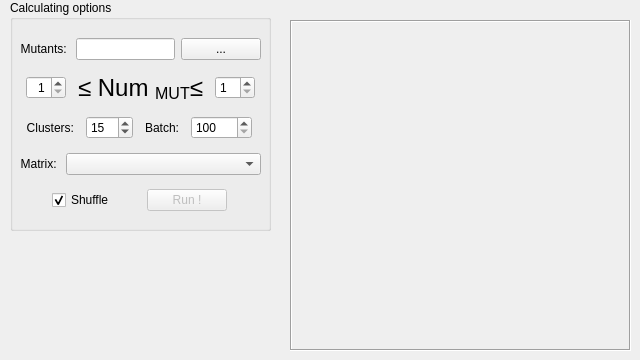
    <widget class="QWidget" name="tab_cluster">
     <property name="statusTip">
      <string>Cluster mutagenesis space.</string>
     </property>
     <attribute name="title">
      <string>Cluster</string>
     </attribute>
     <widget class="QStackedWidget" name="stackedWidget">
      <property name="geometry">
       <rect>
        <x>290</x>
        <y>20</y>
        <width>341</width>
        <height>331</height>
       </rect>
      </property>
      <property name="frameShape">
       <enum>QFrame::Box</enum>
      </property>
      <property name="frameShadow">
       <enum>QFrame::Sunken</enum>
      </property>
      <property name="lineWidth">
       <number>1</number>
      </property>
      <property name="currentIndex">
       <number>1</number>
      </property>
      <widget class="QWidget" name="page"/>
      <widget class="QWidget" name="page_2"/>
     </widget>
     <widget class="QGroupBox" name="groupBox_14">
      <property name="geometry">
       <rect>
        <x>10</x>
        <y>0</y>
        <width>261</width>
        <height>231</height>
       </rect>
      </property>
      <property name="title">
       <string>Calculating options</string>
      </property>
      <widget class="QWidget" name="verticalLayoutWidget_3">
       <property name="geometry">
        <rect>
         <x>10</x>
         <y>30</y>
         <width>241</width>
         <height>191</height>
        </rect>
       </property>
       <layout class="QVBoxLayout" name="verticalLayout_5">
        <property name="spacing">
         <number>-1</number>
        </property>
        <item>
         <layout class="QHBoxLayout" name="horizontalLayout_39">
          <item>
           <widget class="QLabel" name="label_input_mut_table">
            <property name="text">
             <string>Mutants: </string>
            </property>
            <property name="alignment">
             <set>Qt::AlignRight|Qt::AlignTrailing|Qt::AlignVCenter</set>
            </property>
           </widget>
          </item>
          <item>
           <widget class="QLineEdit" name="lineEdit_input_mut_table">
            <property name="statusTip">
             <string>Input mutant table [*.mut.txt] path</string>
            </property>
            <property name="text">
             <string/>
            </property>
           </widget>
          </item>
          <item>
           <widget class="QPushButton" name="pushButton_open_mut_table_2">
            <property name="text">
             <string>...</string>
            </property>
           </widget>
          </item>
         </layout>
        </item>
        <item>
         <layout class="QHBoxLayout" name="horizontalLayout_40">
          <item>
           <widget class="QSpinBox" name="spinBox_num_mut_minimun">
            <property name="sizePolicy">
             <sizepolicy hsizetype="Fixed" vsizetype="Fixed">
              <horstretch>0</horstretch>
              <verstretch>0</verstretch>
             </sizepolicy>
            </property>
            <property name="maximumSize">
             <size>
              <width>40</width>
              <height>16777215</height>
             </size>
            </property>
            <property name="statusTip">
             <string>MInimun number of mutations for each variant.</string>
            </property>
            <property name="alignment">
             <set>Qt::AlignRight|Qt::AlignTrailing|Qt::AlignVCenter</set>
            </property>
            <property name="minimum">
             <number>1</number>
            </property>
            <property name="maximum">
             <number>3</number>
            </property>
           </widget>
          </item>
          <item>
           <widget class="QLabel" name="label_28">
            <property name="sizePolicy">
             <sizepolicy hsizetype="Maximum" vsizetype="Preferred">
              <horstretch>0</horstretch>
              <verstretch>0</verstretch>
             </sizepolicy>
            </property>
            <property name="layoutDirection">
             <enum>Qt::LeftToRight</enum>
            </property>
            <property name="text">
             <string>&lt;html&gt;&lt;head/&gt;&lt;body&gt;&lt;p&gt;&lt;span style=&quot; font-size:18pt;&quot;&gt;≤ Num &lt;/span&gt;&lt;span style=&quot; font-size:18pt; vertical-align:sub;&quot;&gt;MUT&lt;/span&gt;&lt;span style=&quot; font-size:18pt; vertical-align:sub;&quot;/&gt;&lt;span style=&quot; font-size:18pt;&quot;&gt;≤&lt;/span&gt;&lt;/p&gt;&lt;/body&gt;&lt;/html&gt;</string>
            </property>
            <property name="alignment">
             <set>Qt::AlignCenter</set>
            </property>
           </widget>
          </item>
          <item>
           <widget class="QSpinBox" name="spinBox_num_mut_maximum">
            <property name="sizePolicy">
             <sizepolicy hsizetype="Fixed" vsizetype="Fixed">
              <horstretch>0</horstretch>
              <verstretch>0</verstretch>
             </sizepolicy>
            </property>
            <property name="maximumSize">
             <size>
              <width>40</width>
              <height>16777215</height>
             </size>
            </property>
            <property name="statusTip">
             <string>Maximum number of mutations for each variant.</string>
            </property>
            <property name="minimum">
             <number>1</number>
            </property>
            <property name="maximum">
             <number>3</number>
            </property>
           </widget>
          </item>
         </layout>
        </item>
        <item>
         <layout class="QHBoxLayout" name="horizontalLayout_41">
          <item>
           <widget class="QLabel" name="label_41">
            <property name="sizePolicy">
             <sizepolicy hsizetype="Maximum" vsizetype="Preferred">
              <horstretch>0</horstretch>
              <verstretch>0</verstretch>
             </sizepolicy>
            </property>
            <property name="layoutDirection">
             <enum>Qt::LeftToRight</enum>
            </property>
            <property name="text">
             <string>Clusters:</string>
            </property>
            <property name="alignment">
             <set>Qt::AlignRight|Qt::AlignTrailing|Qt::AlignVCenter</set>
            </property>
           </widget>
          </item>
          <item>
           <widget class="QSpinBox" name="spinBox_num_cluster">
            <property name="sizePolicy">
             <sizepolicy hsizetype="Fixed" vsizetype="Fixed">
              <horstretch>0</horstretch>
              <verstretch>0</verstretch>
             </sizepolicy>
            </property>
            <property name="statusTip">
             <string>Number of clusters to generate.</string>
            </property>
            <property name="minimum">
             <number>2</number>
            </property>
            <property name="maximum">
             <number>150</number>
            </property>
            <property name="value">
             <number>15</number>
            </property>
           </widget>
          </item>
          <item>
           <widget class="QLabel" name="label_40">
            <property name="sizePolicy">
             <sizepolicy hsizetype="Maximum" vsizetype="Preferred">
              <horstretch>0</horstretch>
              <verstretch>0</verstretch>
             </sizepolicy>
            </property>
            <property name="layoutDirection">
             <enum>Qt::LeftToRight</enum>
            </property>
            <property name="text">
             <string>Batch:</string>
            </property>
            <property name="alignment">
             <set>Qt::AlignRight|Qt::AlignTrailing|Qt::AlignVCenter</set>
            </property>
           </widget>
          </item>
          <item>
           <widget class="QSpinBox" name="spinBox_cluster_batchsize">
            <property name="sizePolicy">
             <sizepolicy hsizetype="Fixed" vsizetype="Fixed">
              <horstretch>0</horstretch>
              <verstretch>0</verstretch>
             </sizepolicy>
            </property>
            <property name="statusTip">
             <string>Batch number used in clustering.</string>
            </property>
            <property name="minimum">
             <number>100</number>
            </property>
            <property name="maximum">
             <number>10000</number>
            </property>
            <property name="singleStep">
             <number>100</number>
            </property>
            <property name="value">
             <number>100</number>
            </property>
           </widget>
          </item>
         </layout>
        </item>
        <item>
         <layout class="QHBoxLayout" name="horizontalLayout_38">
          <item>
           <widget class="QLabel" name="label_30">
            <property name="sizePolicy">
             <sizepolicy hsizetype="Minimum" vsizetype="Preferred">
              <horstretch>0</horstretch>
              <verstretch>0</verstretch>
             </sizepolicy>
            </property>
            <property name="layoutDirection">
             <enum>Qt::LeftToRight</enum>
            </property>
            <property name="text">
             <string>Matrix: </string>
            </property>
            <property name="alignment">
             <set>Qt::AlignRight|Qt::AlignTrailing|Qt::AlignVCenter</set>
            </property>
           </widget>
          </item>
          <item>
           <widget class="QComboBox" name="comboBox_cluster_matrix">
            <property name="sizePolicy">
             <sizepolicy hsizetype="MinimumExpanding" vsizetype="Fixed">
              <horstretch>0</horstretch>
              <verstretch>0</verstretch>
             </sizepolicy>
            </property>
            <property name="maximumSize">
             <size>
              <width>16777215</width>
              <height>16777215</height>
             </size>
            </property>
            <property name="statusTip">
             <string>Sequence alignment matrix</string>
            </property>
           </widget>
          </item>
         </layout>
        </item>
        <item>
         <layout class="QHBoxLayout" name="horizontalLayout_22">
          <property name="spacing">
           <number>0</number>
          </property>
          <item>
           <widget class="QCheckBox" name="checkBox_shuffle_clustering">
            <property name="sizePolicy">
             <sizepolicy hsizetype="Fixed" vsizetype="Fixed">
              <horstretch>0</horstretch>
              <verstretch>0</verstretch>
             </sizepolicy>
            </property>
            <property name="statusTip">
             <string>Shuffle the sequence.</string>
            </property>
            <property name="text">
             <string>Shuffle</string>
            </property>
            <property name="checked">
             <bool>true</bool>
            </property>
           </widget>
          </item>
          <item>
           <widget class="QPushButton" name="pushButton_run_cluster">
            <property name="enabled">
             <bool>false</bool>
            </property>
            <property name="sizePolicy">
             <sizepolicy hsizetype="Fixed" vsizetype="Fixed">
              <horstretch>0</horstretch>
              <verstretch>0</verstretch>
             </sizepolicy>
            </property>
            <property name="text">
             <string>Run !</string>
            </property>
           </widget>
          </item>
         </layout>
        </item>
       </layout>
      </widget>
     </widget>
    </widget>
